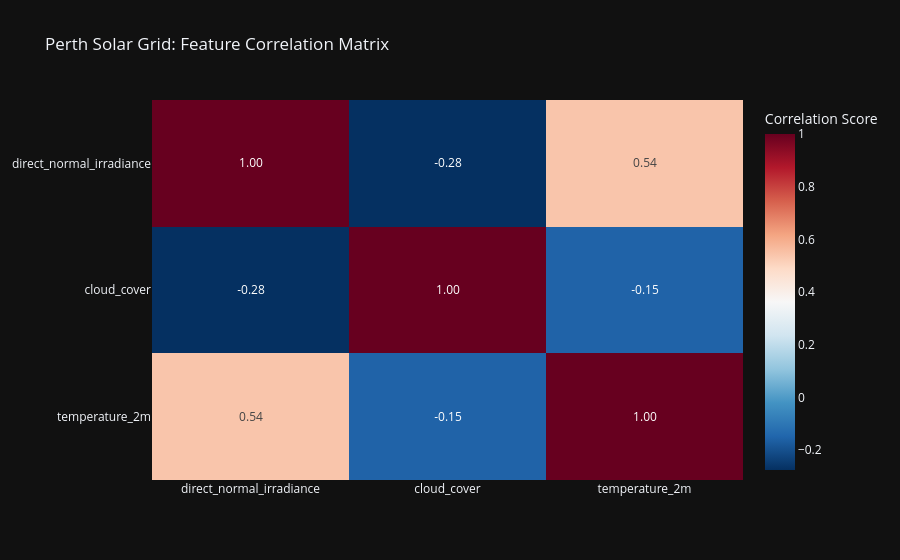

Notebook code for this chart:
### Code cell
# 4. Save as an Artifact (Professional move!)
fig.write_html(r"D:\Saqib\SkillSetExpand\WA_Solar_Grid_Optimizer/artifacts/correlation_heatmap.html")
fig.show()

### Figure 1 — Plotly figure (JSON) as saved in the notebook; plotly's stock layout.template omitted (floating-point values rounded to 4 significant figures)
{"data": [{"coloraxis": "coloraxis", "name": "0", "texttemplate": "%{z:.2f}", "x": ["direct_normal_irradiance", "cloud_cover", "temperature_2m"], "y": ["direct_normal_irradiance", "cloud_cover", "temperature_2m"], "z": [[1.0, -0.2756, 0.5409], [-0.2756, 1.0, -0.1542], [0.5409, -0.1542, 1.0]], "type": "heatmap", "xaxis": "x", "yaxis": "y", "hovertemplate": "x: %{x}<br>y: %{y}<br>Correlation Score: %{z}<extra></extra>"}], "layout": {"xaxis": {"anchor": "y", "domain": [0.0, 1.0]}, "yaxis": {"anchor": "x", "domain": [0.0, 1.0], "autorange": "reversed"}, "coloraxis": {"colorbar": {"title": {"text": "Correlation Score"}}, "colorscale": [[0.0, "rgb(5,48,97)"], [0.1, "rgb(33,102,172)"], [0.2, "rgb(67,147,195)"], [0.3, "rgb(146,197,222)"], [0.4, "rgb(209,229,240)"], [0.5, "rgb(247,247,247)"], [0.6, "rgb(253,219,199)"], [0.7, "rgb(244,165,130)"], [0.8, "rgb(214,96,77)"], [0.9, "rgb(178,24,43)"], [1.0, "rgb(103,0,31)"]]}, "title": {"text": "Perth Solar Grid: Feature Correlation Matrix"}}}
